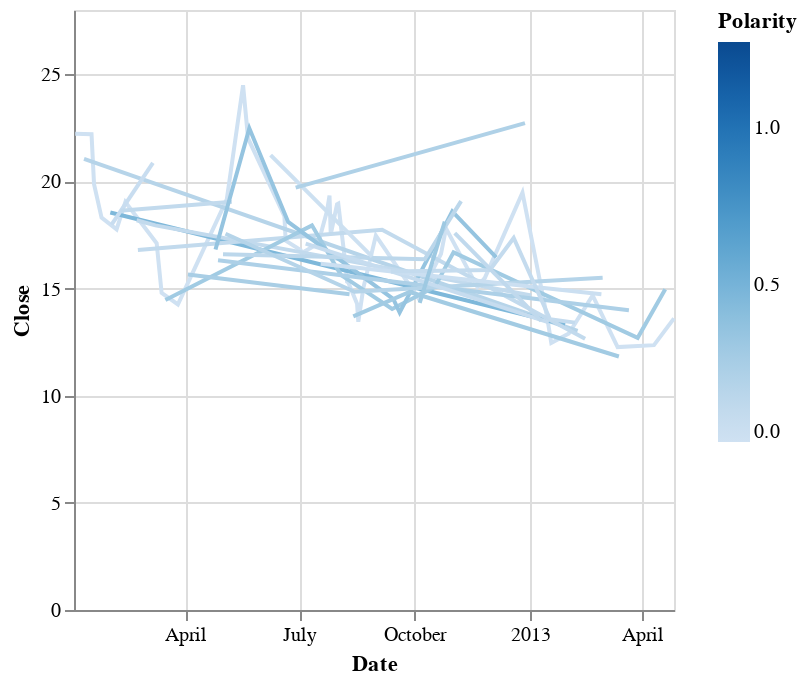

The code cell stored with this chart in its notebook:
### Code cell
import altair as alt 

alt.Chart(merged).mark_line().encode(
    x='Date',
    y='Close',
    color='Polarity'
)

### Figure 1 — Vega-Lite specification as saved in the notebook (floating-point values rounded to 4 significant figures; data arrays with more than 128 entries replaced by an {"elided": "..."} marker saying what was removed)
{"config": {"view": {"continuousWidth": 300, "continuousHeight": 300}}, "data": {"name": "data-fe494a618d45c4ff3e2dadd0462bd43e"}, "mark": {"type": "line"}, "encoding": {"color": {"field": "Polarity", "type": "quantitative"}, "x": {"field": "Date", "type": "temporal"}, "y": {"field": "Close", "type": "quantitative"}}, "$schema": "https://vega.github.io/schema/vega-lite/v5.8.0.json", "datasets": {"data-fe494a618d45c4ff3e2dadd0462bd43e": {"elided": "330 records"}}}
